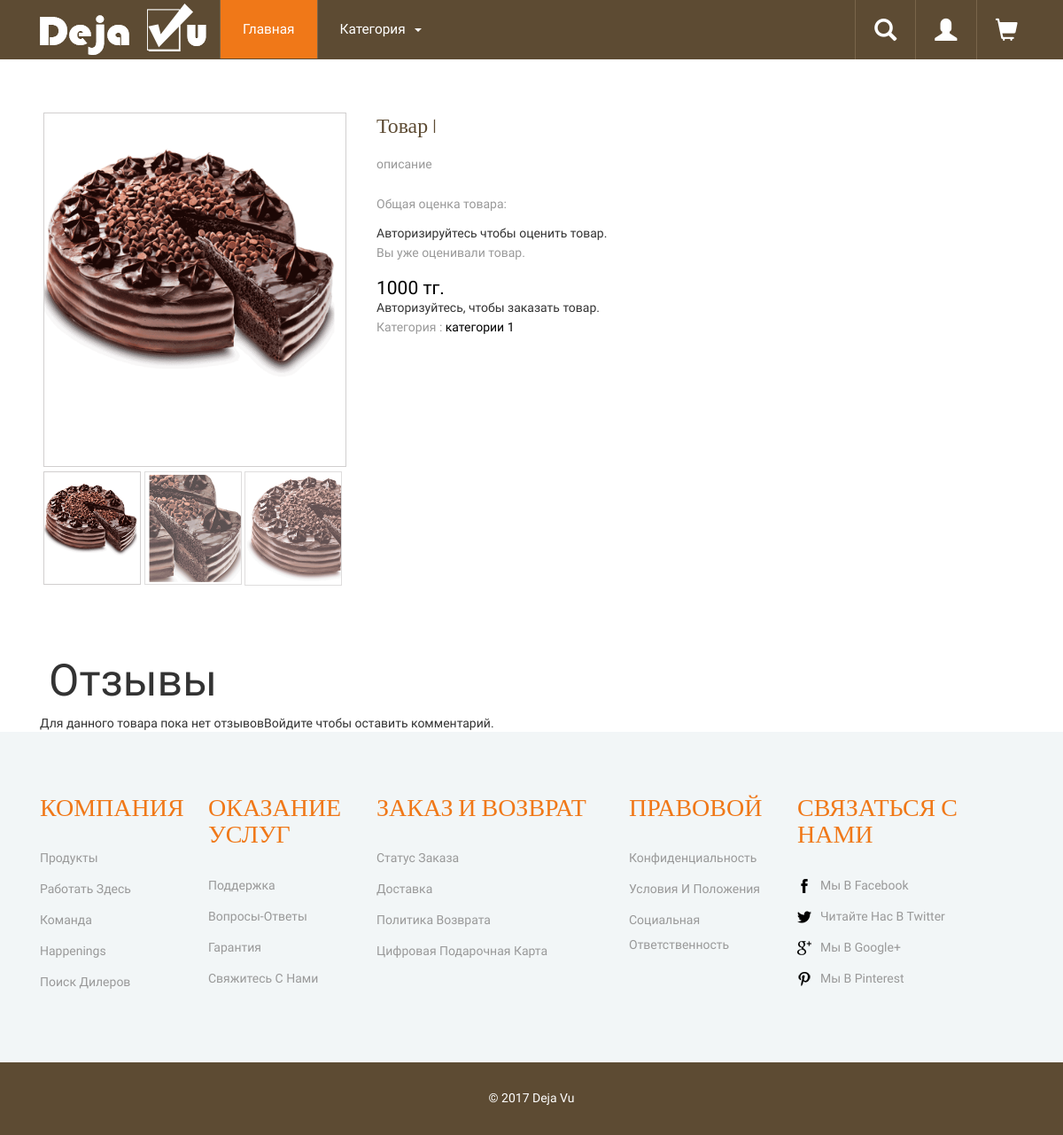
The app's page /template/single.php?id=1, older data.
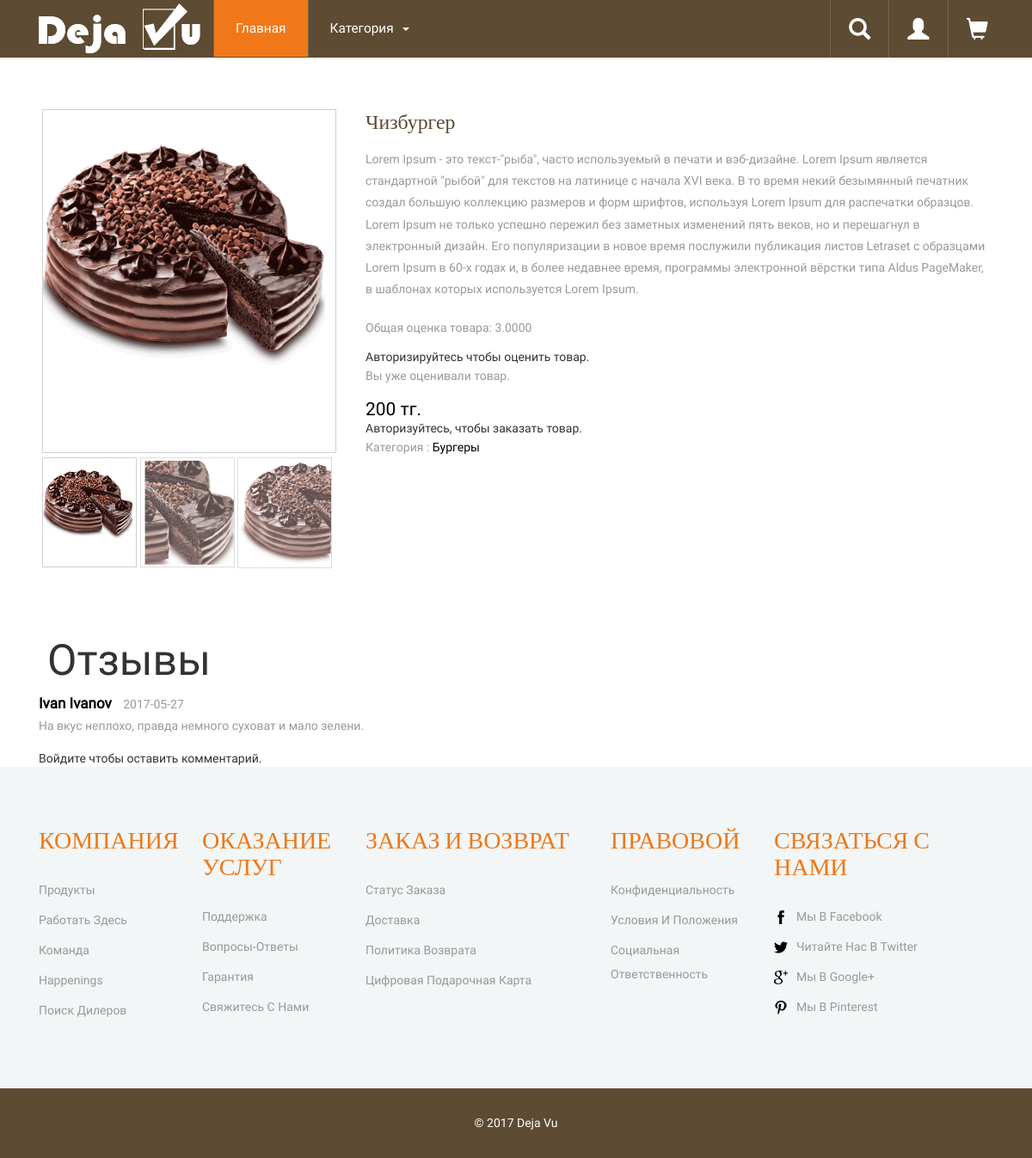
The same page, newer data.
### tables this page shows
CREATE TABLE IF NOT EXISTS `goods` (
  `id` int(11) NOT NULL,
  `name` varchar(255) NOT NULL,
  `date` int(11) DEFAULT NULL,
  `description` text,
  `price` int(11) NOT NULL,
  `id_category` int(11) DEFAULT NULL,
  `active` tinyint(1) NOT NULL DEFAULT '1'
);

CREATE TABLE IF NOT EXISTS `category` (
  `id` int(11) NOT NULL,
  `name` varchar(50) NOT NULL
);

CREATE TABLE IF NOT EXISTS `review` (
  `id` int(11) NOT NULL,
  `id_user` int(11) NOT NULL,
  `id_goods` int(11) NOT NULL,
  `comments` varchar(255) NOT NULL,
  `date` int(11) DEFAULT NULL,
  `active` tinyint(4) NOT NULL DEFAULT '1'
);

### template/inc/good_data_select.php (called while the page is built)
<?php
$sql = "
	SELECT goods.id AS good_id,goods.name AS good_name, goods.description, goods.price, goods.id_category, goods.active, category.name AS category_name
	FROM goods
	LEFT JOIN category
	ON goods.id_category = category.id
	WHERE goods.id = '$id'
";
$product_row = fetchOne($sql);
$review_query = "
	SELECT review.id, review.comments, review.date, CONCAT (user.name,' ', user.surname) AS username
	FROM review
	LEFT JOIN user
	ON review.id_user = user.id
	WHERE review.id_goods = '$id'
";
$review_row = fetchAll($review_query);
$valuation_query = "
	SELECT id_user
	FROM valuation
	WHERE id_goods = {$_GET['id']} AND id_user = '$user'
";
$valuation_row = fetchOne($valuation_query);
$avg_ball="
	SELECT AVG (valuation.ball) AS avgball
	FROM valuation
	WHERE id_goods = '$id'
";
$valuation_ball = fetchOne($avg_ball);

### lib/db.php (called while the page is built, shortened)
<?php
$conn = mysqli_connect(DB_HOST, DB_USER, DB_PASSWORD, DB_NAME);
function fetchAll($sql){
    global $conn;
    $arr = [];
    $res = mysqli_query($conn, $sql);
    if (mysqli_num_rows($res) == 0) {
        return false;
    } else {
        while ($row = mysqli_fetch_array($res, MYSQLI_ASSOC)){
            $arr[] = $row;
        }
        return $arr;
    }
}
function fetchOne($sql){
    global $conn;
    $res = mysqli_query($conn, $sql);
    if (mysqli_num_rows($res) == 0) {
        return false;
    } else {
        $row = mysqli_fetch_array($res, MYSQLI_ASSOC);
        return $row;
    }
}

### template/single.php (the view, shortened to what this page needs)
<?php
	$user = $_SESSION["user_id"];
	$id = $_GET['id'];
	include_once("../lib/db.php");
	include_once("inc/good_data_select.php");
	require_once('header.php');
?>
	<div class="single">
		<div class="container">
			<div class="single-grids">
				<div class="col-md-4 single-grid">
					<div class="flexslider">
						<ul class="slides">
							<li data-thumb="images/s1.png">
								<div class="thumb-image"> <img src="images/s1.png" data-imagezoom="true" class="img-responsive"> </div>
							</li>
							<li data-thumb="images/s2.png">
								 <div class="thumb-image"> <img src="images/s2.png" data-imagezoom="true" class="img-responsive"> </div>
							</li>
						</ul>
					</div>
				</div>
				<div class="col-md-8 single-grid simpleCart_shelfItem">
					<h3><?=$product_row['good_name']?></h3>
					<p><?=$product_row['description']?></p>
					<div class="avgball">
						<p>Общая оценка товара: <?=$valuation_ball['avgball']?></p>
					</div>
					<?
					if (!$_SESSION['user_id']) {
						echo "Авторизируйтесь чтобы оценить товар.";
					}
					if ($valuation_row['id_user'] != $_SESSION['user_id']) {
					?>
					<div class="valuation">
						<form method="post">
						<p>Оцените товар:
							<select name="raiting">
							<option value="1">1</option>
							<option value="2">2</option>
							<option value="3">3</option>
							<option value="4">4</option>
							<option value="5">5</option>
							</select>
						</p>
						<p><input type="submit" name="evaluate" value="Оценить"></p>
						</form>
					</div>
					<?} if ($_SESSION['user_id'] == $valuation_row['id_user']) {
								echo '<p>Вы уже оценивали товар.</p>';
							}
					?>
					<div class="prices">
						<h5 class="item_price"><?=$product_row['price']?> тг.</h5>
					</div>
					<div class="btn_form">
					<? if (!$_SESSION['user_id']) {
						echo "Авторизуйтесь, чтобы заказать товар.";
					}
					?>
					</div>
					<div class="tag">
						<p>Категория : <a href="#"><?=$product_row['category_name']?></a></p>
					</div>
				</div>
				<div class="clearfix"> </div>
			</div>
		</div>
	</div>
		<div class="container">
			<div class="row">
				<div class="col-md-12">
					<div class="review">
					<h1>Отзывы</h1>
          <?php
              if ($review_row) {
                  foreach ($review_row as $value) {
          ?>
						<div id=<?=$value['id']?>>
							<p><b><?=$value['username']?></b> <?=gmdate("Y-m-d", $value["date"])?></p>
							<p><?=$value['comments']?></p>
						</div>
            <?
                }
            } else {
                echo "Для данного товара пока нет отзывов";
            }
            	if ($_SESSION['user_id']) {
            ?>
            <form method="post">
            	<textarea type="text" name="comment" placeholder="Ваш комментарий..."></textarea>
            	<br>
            	<input type="submit" name="submit" value="Добавить">
            </form>
            <?} else {
            			echo "Войдите чтобы оставить комментарий.";
            		};
            ?>
					</div>
				</div>
			</div>
		</div>
<?php require_once('footer.php');
?>

Row changes from the older to the newer data that the page shows:
changed goods: name "Товар 1" → "Чизбургер"; description "описание" → "Lorem Ipsum - это текст-\"рыба\", часто используемый в печати и вэб-дизайне. Lorem Ipsum является стандартной \"рыбой\" для текстов на латинице с начала XVI века. В то время некий безымянный печатник создал большую коллекцию размеров и форм шрифтов, используя Lorem Ipsum для распечатки образцов. Lorem Ipsum не только успешно пережил без заметных изменений пять веков, но и перешагнул в электронный дизайн. Его популяризации в новое время послужили публикация листов Letraset с образцами Lorem Ipsum в 60-х годах и, в более недавнее время, программы электронной вёрстки типа Aldus PageMaker, в шаблонах которых используется Lorem Ipsum."; price "1000" → "200"; id_category.name "категории 1" → "Бургеры"
added review: username "Ivan Ivanov", date "2017-05-27", comments "На вкус неплохо, правда немного суховат и мало зелени."
Text that changed along with them:
$valuation_ball['avgball']: (not shown) → "3.0000"
text no longer shown: "Для данного товара пока нет отзывов"
